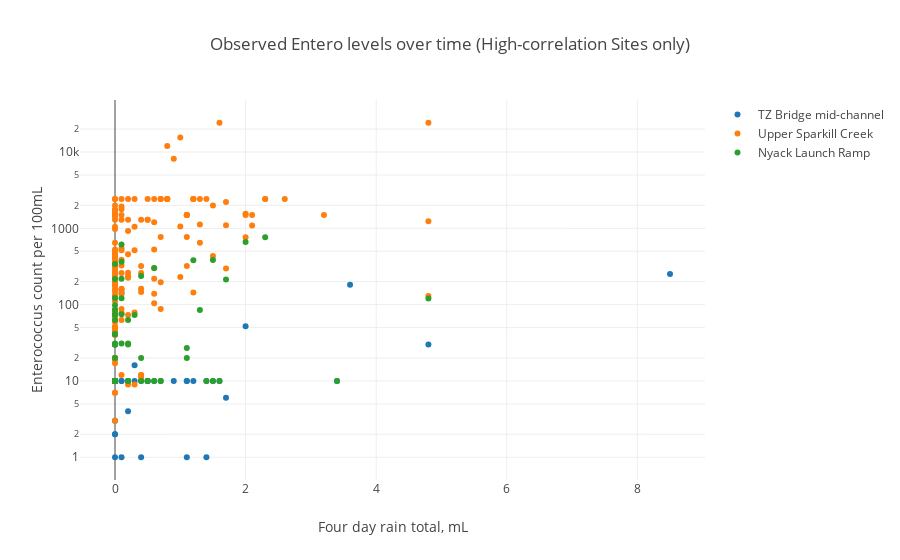

Notebook code cell kept with this figure:
### Markdown cell above
We can see that only a few sites have a statistically significant relationship:

* TZ Bridge mid-channel (+0.676)
* Upper Sparkill Creek Correlation: (+0.4)
* Nyack Launch Ramp (+0.285)

### Code cell
site_names = ["TZ Bridge mid-channel","Upper Sparkill Creek","Nyack Launch Ramp"]

plotly_data = [
    Scatter(
        x = dat_filt[dat_filt["Site"]==item]['FourDayRainTotal'],
        y = dat_filt[dat_filt["Site"]==item]['EnteroCount'],
        mode = 'markers',
        marker = dict(symbol=dat_filt[dat_filt["Site"]==item]["Site"]),name = item 
    )
    for item in site_names
]

layout = Layout(title="Observed Entero levels over time (High-correlation Sites only)",
                xaxis=dict(title='Four day rain total, mL'),
                yaxis=dict(title='Enterococcus count per 100mL',type="log"))


fig = Figure(data=plotly_data, layout=layout)
py.iplot(fig)

### Figure 1 — Plotly figure (JSON) as saved in the notebook; plotly's stock layout.template omitted (floating-point values rounded to 4 significant figures; data arrays with more than 128 entries replaced by an {"elided": "..."} marker saying what was removed)
{"data": [{"marker": {"symbol": ["TZ Bridge mid-channel", "TZ Bridge mid-channel", "TZ Bridge mid-channel", "TZ Bridge mid-channel", "TZ Bridge mid-channel", "TZ Bridge mid-channel", "TZ Bridge mid-channel", "TZ Bridge mid-channel", "TZ Bridge mid-channel", "TZ Bridge mid-channel", "TZ Bridge mid-channel", "TZ Bridge mid-channel", "TZ Bridge mid-channel", "TZ Bridge mid-channel", "TZ Bridge mid-channel", "TZ Bridge mid-channel", "TZ Bridge mid-channel", "TZ Bridge mid-channel", "TZ Bridge mid-channel", "TZ Bridge mid-channel", "TZ Bridge mid-channel", "TZ Bridge mid-channel", "TZ Bridge mid-channel", "TZ Bridge mid-channel", "TZ Bridge mid-channel", "TZ Bridge mid-channel", "TZ Bridge mid-channel", "TZ Bridge mid-channel", "TZ Bridge mid-channel", "TZ Bridge mid-channel", "TZ Bridge mid-channel", "TZ Bridge mid-channel", "TZ Bridge mid-channel", "TZ Bridge mid-channel", "TZ Bridge mid-channel", "TZ Bridge mid-channel", "TZ Bridge mid-channel", "TZ Bridge mid-channel", "TZ Bridge mid-channel", "TZ Bridge mid-channel", "TZ Bridge mid-channel", "TZ Bridge mid-channel", "TZ Bridge mid-channel", "TZ Bridge mid-channel", "TZ Bridge mid-channel", "TZ Bridge mid-channel", "TZ Bridge mid-channel", "TZ Bridge mid-channel", "TZ Bridge mid-channel", "TZ Bridge mid-channel", "TZ Bridge mid-channel", "TZ Bridge mid-channel", "TZ Bridge mid-channel", "TZ Bridge mid-channel", "TZ Bridge mid-channel", "TZ Bridge mid-channel", "TZ Bridge mid-channel"]}, "mode": "markers", "name": "TZ Bridge mid-channel", "type": "scatter", "x": [0, 0.4, 1.4, 1.4, 0.1, 0.5, 0, 0.2, 0, 0.9, 1.7, 0.1, 1.1, 0, 0.1, 4.8, 0.3, 0, 0, 0.6, 0, 0, 0, 0, 0.1, 0, 1.1, 3.6, 8.5, 0, 0.2, 0, 0.4, 0, 1.1, 0, 0, 0, 0.7, 1.6, 1.2, 3.4, 0, 0, 2, 0, 0, 0.3, 0.5, 1.5, 0, 0, 0, 0.2, 0, 0, 0], "y": [10, 10, 1, 10, 10, 10, 10, 10, 10, 10, 6, 142, 10, 10, 10, 30, 16, 10, 3, 10, 1, 10, 10, 20, 1, 10, 1, 182, 252, 86, 4, 2, 1, 2, 10, 10, 10, 10, 10, 10, 10, 10, 10, 10, 52, 10, 20, 10, 10, 10, 30, 10, 10, 10, 10, 10, 10]}, {"marker": {"symbol": {"elided": "165 str values"}}, "mode": "markers", "name": "Upper Sparkill Creek", "type": "scatter", "x": {"elided": "165 float values"}, "y": {"elided": "165 int values"}}, {"marker": {"symbol": ["Nyack Launch Ramp", "Nyack Launch Ramp", "Nyack Launch Ramp", "Nyack Launch Ramp", "Nyack Launch Ramp", "Nyack Launch Ramp", "Nyack Launch Ramp", "Nyack Launch Ramp", "Nyack Launch Ramp", "Nyack Launch Ramp", "Nyack Launch Ramp", "Nyack Launch Ramp", "Nyack Launch Ramp", "Nyack Launch Ramp", "Nyack Launch Ramp", "Nyack Launch Ramp", "Nyack Launch Ramp", "Nyack Launch Ramp", "Nyack Launch Ramp", "Nyack Launch Ramp", "Nyack Launch Ramp", "Nyack Launch Ramp", "Nyack Launch Ramp", "Nyack Launch Ramp", "Nyack Launch Ramp", "Nyack Launch Ramp", "Nyack Launch Ramp", "Nyack Launch Ramp", "Nyack Launch Ramp", "Nyack Launch Ramp", "Nyack Launch Ramp", "Nyack Launch Ramp", "Nyack Launch Ramp", "Nyack Launch Ramp", "Nyack Launch Ramp", "Nyack Launch Ramp", "Nyack Launch Ramp", "Nyack Launch Ramp", "Nyack Launch Ramp", "Nyack Launch Ramp", "Nyack Launch Ramp", "Nyack Launch Ramp", "Nyack Launch Ramp", "Nyack Launch Ramp", "Nyack Launch Ramp", "Nyack Launch Ramp", "Nyack Launch Ramp", "Nyack Launch Ramp", "Nyack Launch Ramp", "Nyack Launch Ramp", "Nyack Launch Ramp", "Nyack Launch Ramp", "Nyack Launch Ramp", "Nyack Launch Ramp", "Nyack Launch Ramp", "Nyack Launch Ramp", "Nyack Launch Ramp", "Nyack Launch Ramp", "Nyack Launch Ramp", "Nyack Launch Ramp", "Nyack Launch Ramp"]}, "mode": "markers", "name": "Nyack Launch Ramp", "type": "scatter", "x": [3.4, 1.7, 0.1, 0, 0.1, 0, 2, 0.4, 0.1, 2.3, 0.1, 0, 0.4, 0.2, 0, 0, 0, 1.1, 0, 0, 0, 0, 0, 0, 0.5, 0.4, 0, 0.2, 0, 1.6, 1.4, 0.5, 0.6, 0.3, 0, 0.6, 0.1, 0, 0.2, 0, 0, 1.2, 0, 0.2, 1.3, 0, 1.5, 0, 0, 0, 1.1, 1.5, 0, 0, 0.1, 0, 0.7, 0.2, 0, 4.8, 0], "y": [10, 214, 121, 41, 218, 10, 663, 20, 613, 767, 31, 10, 238, 31, 30, 122, 98, 20, 216, 10, 10, 41, 341, 10, 10, 10, 63, 30, 10, 10, 10, 10, 301, 73, 85, 10, 364, 20, 63, 31, 10, 383, 10, 10, 85, 73, 384, 10, 30, 10, 27, 10, 74, 41, 75, 10, 10, 10, 10, 120, 30]}], "layout": {"title": "Observed Entero levels over time (High-correlation Sites only)", "xaxis": {"title": "Four day rain total, mL"}, "yaxis": {"title": "Enterococcus count per 100mL", "type": "log"}}}
